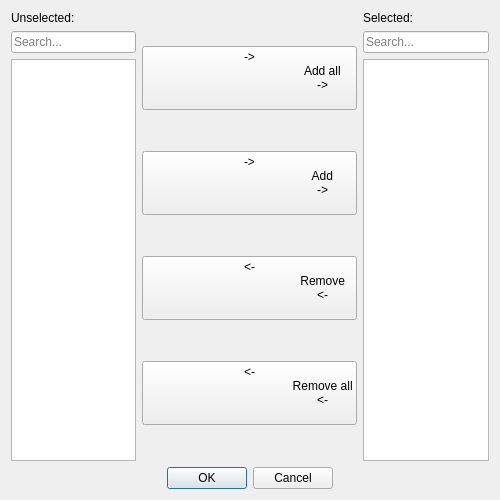
<?xml version="1.0" encoding="UTF-8"?>
<ui version="4.0">
    <class>selectUnitDialog</class>
    <widget class="QDialog" name="selectUnitDialog">
        <property name="windowModality">
            <enum>Qt::WindowModal</enum>
        </property>
        <property name="geometry">
            <rect>
                <x>0</x>
                <y>0</y>
                <width>500</width>
                <height>500</height>
            </rect>
        </property>
        <property name="windowTitle">
            <string>Select Units</string>
        </property>
        <property name="modal">
            <bool>true</bool>
        </property>
        <layout class="QVBoxLayout" name="verticalLayout">
            <item>
                <layout class="QHBoxLayout" name="horizontalLayout">
                    <item>
                        <layout class="QVBoxLayout" name="vlayUnS">
                            <item>
                                <widget class="QLabel" name="labelUnS">
                                    <property name="text">
                                        <string>Unselected:</string>
                                    </property>
                                </widget>
                            </item>
                            <item>
                                <widget class="QLineEdit" name="editSchUnS">
                                    <property name="placeholderText">
                                        <string>Search...</string>
                                    </property>
                                </widget>
                            </item>
                            <item>
                                <widget class="QListWidget" name="listUnS">
                                    <property name="editTriggers">
                                        <set>QAbstractItemView::NoEditTriggers</set>
                                    </property>
                                    <property name="selectionMode">
                                        <enum>QAbstractItemView::ExtendedSelection</enum>
                                    </property>
                                    <property name="sortingEnabled">
                                        <bool>true</bool>
                                    </property>
                                </widget>
                            </item>
                        </layout>
                    </item>
                    <item>
                        <layout class="QVBoxLayout" name="vlayBtn">
                            <item>
                                <widget class="QPushButton" name="btnSAll">
                                    <property name="text">
                                        <string>-&gt;
                                            Add all
                                            -&gt;
                                        </string>
                                    </property>
                                </widget>
                            </item>
                            <item>
                                <widget class="QPushButton" name="btnS">
                                    <property name="text">
                                        <string>-&gt;
                                            Add
                                            -&gt;
                                        </string>
                                    </property>
                                </widget>
                            </item>
                            <item>
                                <widget class="QPushButton" name="btnUnS">
                                    <property name="text">
                                        <string>&lt;-
                                            Remove
                                            &lt;-
                                        </string>
                                    </property>
                                </widget>
                            </item>
                            <item>
                                <widget class="QPushButton" name="btnUnSAll">
                                    <property name="text">
                                        <string>&lt;-
                                            Remove all
                                            &lt;-
                                        </string>
                                    </property>
                                </widget>
                            </item>
                        </layout>
                    </item>
                    <item>
                        <layout class="QVBoxLayout" name="vlayS">
                            <item>
                                <widget class="QLabel" name="labelS">
                                    <property name="text">
                                        <string>Selected:</string>
                                    </property>
                                </widget>
                            </item>
                            <item>
                                <widget class="QLineEdit" name="editSchS">
                                    <property name="placeholderText">
                                        <string>Search...</string>
                                    </property>
                                </widget>
                            </item>
                            <item>
                                <widget class="QListWidget" name="listS">
                                    <property name="editTriggers">
                                        <set>QAbstractItemView::NoEditTriggers</set>
                                    </property>
                                    <property name="dragDropMode">
                                        <enum>QAbstractItemView::InternalMove</enum>
                                    </property>
                                    <property name="selectionMode">
                                        <enum>QAbstractItemView::ExtendedSelection</enum>
                                    </property>
                                </widget>
                            </item>
                        </layout>
                    </item>
                </layout>
            </item>
            <item>
                <widget class="QDialogButtonBox" name="buttonBox">
                    <property name="orientation">
                        <enum>Qt::Horizontal</enum>
                    </property>
                    <property name="standardButtons">
                        <set>QDialogButtonBox::Cancel|QDialogButtonBox::Ok</set>
                    </property>
                    <property name="centerButtons">
                        <bool>true</bool>
                    </property>
                </widget>
            </item>
        </layout>
    </widget>
    <tabstops>
        <tabstop>editSchUnS</tabstop>
        <tabstop>listUnS</tabstop>
        <tabstop>btnSAll</tabstop>
        <tabstop>btnS</tabstop>
        <tabstop>btnUnS</tabstop>
        <tabstop>btnUnSAll</tabstop>
        <tabstop>editSchS</tabstop>
        <tabstop>listS</tabstop>
    </tabstops>
    <resources/>
    <connections>
        <connection>
            <sender>buttonBox</sender>
            <signal>accepted()</signal>
            <receiver>selectUnitDialog</receiver>
            <slot>accept()</slot>
            <hints>
                <hint type="sourcelabel">
                    <x>210</x>
                    <y>481</y>
                </hint>
                <hint type="destinationlabel">
                    <x>157</x>
                    <y>274</y>
                </hint>
            </hints>
        </connection>
        <connection>
            <sender>buttonBox</sender>
            <signal>rejected()</signal>
            <receiver>selectUnitDialog</receiver>
            <slot>reject()</slot>
            <hints>
                <hint type="sourcelabel">
                    <x>210</x>
                    <y>487</y>
                </hint>
                <hint type="destinationlabel">
                    <x>219</x>
                    <y>274</y>
                </hint>
            </hints>
        </connection>
    </connections>
</ui>
